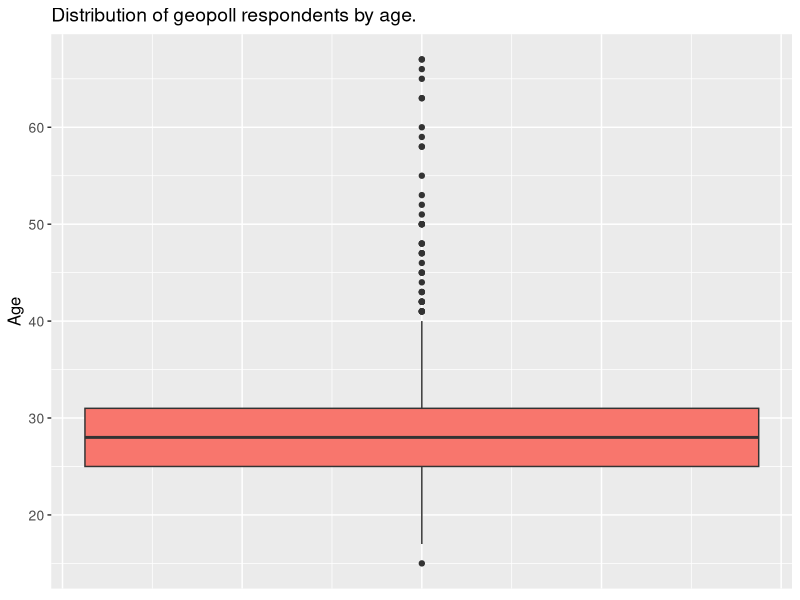
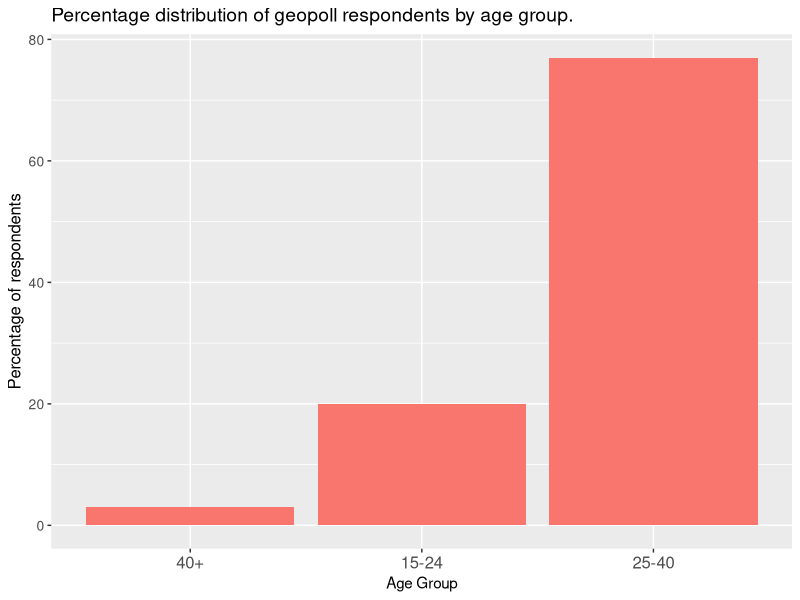
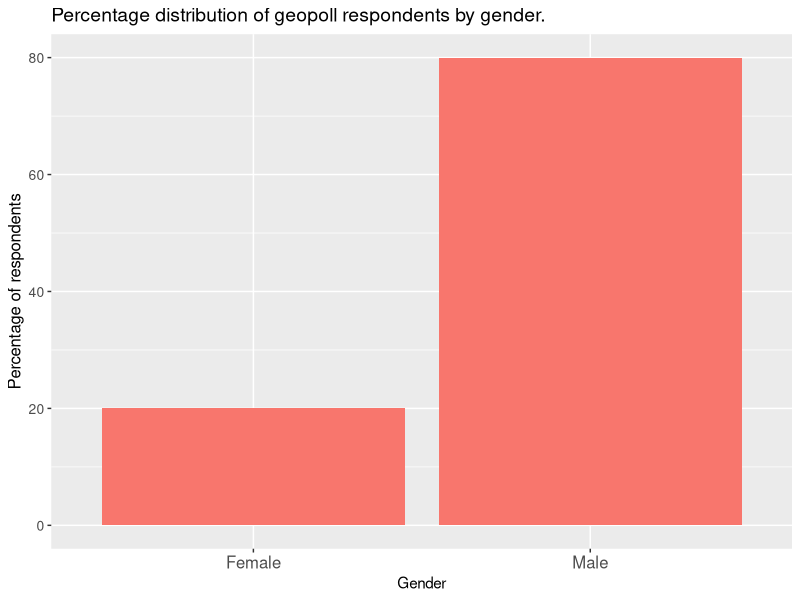
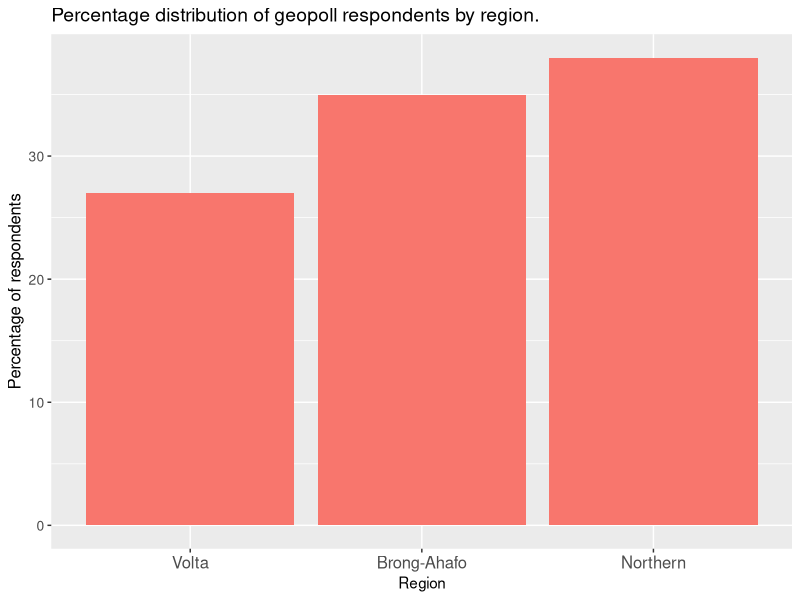
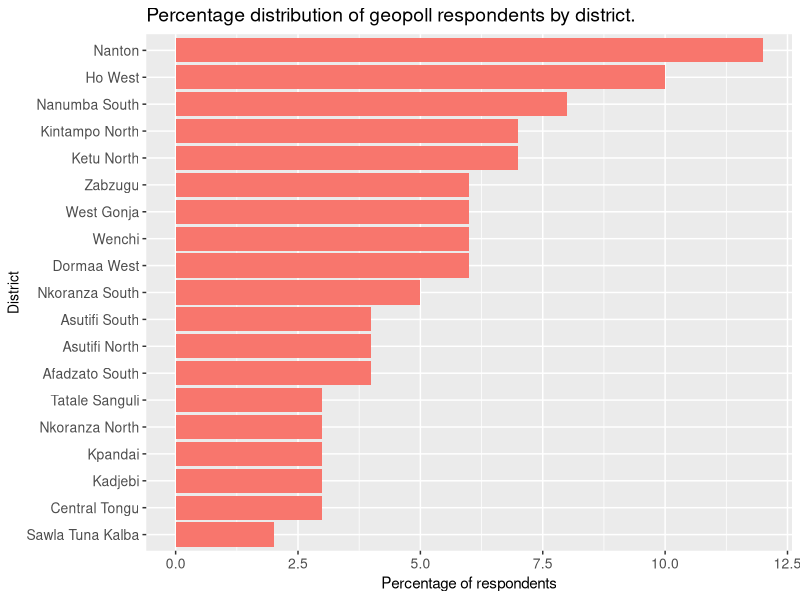
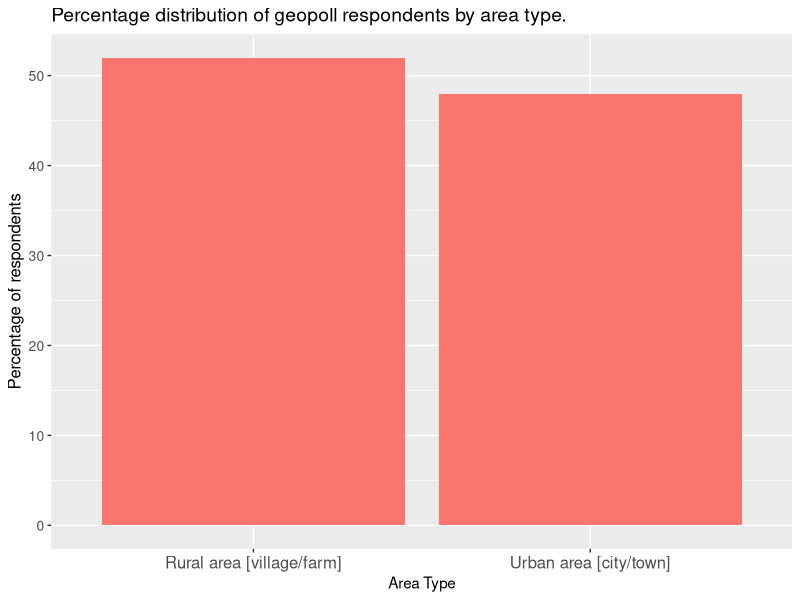
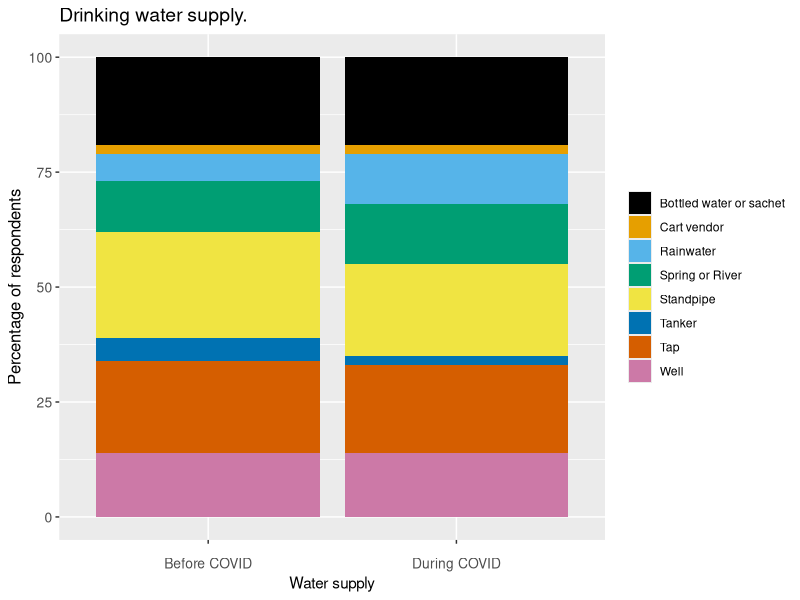
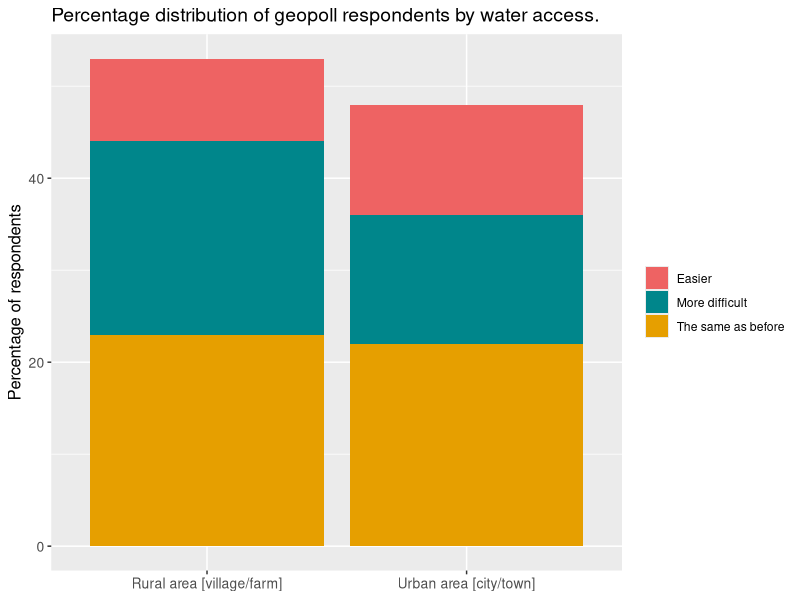

Write R code to recreate these figures, in order.
## ---- chunk 1
library(dplyr)
library(ggplot2)
library(readr)
library(tidyr)
## ---- chunk 2
geopoll_df<-read_csv("./www/geopollpretest.csv")
head(geopoll_df)
#names(geopoll_df)
#str(geopoll_df)
#summary(geopoll_df)
## ---- chunk 3
ggplot(data = geopoll_df,aes(y=Age))+
  geom_boxplot(aes(fill="red"))+
  labs(
    title = "Distribution of geopoll respondents by age."
  )+
  guides(
    fill=FALSE
  )+
  theme(
    axis.text.x = element_blank(),
    axis.ticks.x = element_blank(),
    axis.title.y = element_text(size = 12),
    axis.text.y = element_text(size = 10),
    plot.title = element_text(size = 14)
  )

ggsave("./www/age_distribution.png")
## ---- chunk 4
geopoll_agegroup<-geopoll_df %>% count(AgeGroup) %>% mutate(percentage_people=round(100*n/sum(n),0))
#head(geopoll_agegroup)
ggplot(data = geopoll_agegroup,aes(x=reorder(AgeGroup,percentage_people),y=percentage_people))+
  geom_col(aes(fill="red"))+
  labs(
    title = "Percentage distribution of geopoll respondents by age group.",
    y="Percentage of respondents",
    x="Age Group"
  )+
  guides(
    fill=FALSE
  )+
  theme(
    axis.text.x = element_text(size = 12),
    axis.title.y = element_text(size = 12),
    axis.text.y = element_text(size = 10),
    plot.title = element_text(size = 14)
  )
ggsave("./www/agegroup_distribution.png")
## ---- chunk 5
geopoll_gender<-geopoll_df %>% count(Gender) %>% mutate(percentage_people=round(100*n/sum(n),0))
#head(geopoll_gender)
ggplot(data = geopoll_gender,aes(x=Gender,y=percentage_people))+
  geom_col(aes(fill="red"))+
  labs(
    title = "Percentage distribution of geopoll respondents by gender.",
    y="Percentage of respondents",
    x="Gender"
  )+
  guides(
    fill=FALSE
  )+
  theme(
    axis.text.x = element_text(size = 12),
    axis.title.y = element_text(size = 12),
    axis.text.y = element_text(size = 10),
    plot.title = element_text(size = 14)
  )
ggsave("./www/gender_distribution.png")
## ---- chunk 6
geopoll_region<-geopoll_df %>% count(Region) %>% mutate(percentage_people=round(100*n/sum(n),0))
#head(geopoll_region)
ggplot(data = geopoll_region,aes(x=reorder(Region,percentage_people),y=percentage_people))+
  geom_col(aes(fill="red"))+
  labs(
    title = "Percentage distribution of geopoll respondents by region.",
    y="Percentage of respondents",
    x="Region"
  )+
  guides(
    fill=FALSE
  )+
  theme(
    axis.text.x = element_text(size = 12),
    axis.title.y = element_text(size = 12),
    axis.text.y = element_text(size = 10),
    plot.title = element_text(size = 14)
  )
ggsave("./www/region_distribution.png")
## ---- chunk 7
geopoll_district<-geopoll_df %>% count(District) %>% mutate(percentage_people=round(100*n/sum(n),0))
#head(geopoll_district)

ggplot(data = geopoll_district,aes(x=reorder(District,percentage_people),y=percentage_people))+
  geom_col(aes(fill="red"))+
  labs(
    title = "Percentage distribution of geopoll respondents by district.",
    y="Percentage of respondents",
    x="District"
  )+
  guides(
    fill=FALSE
  )+
  coord_flip()+
  theme(
    axis.text.x = element_text(size = 10),
    axis.title.y = element_text(size = 10),
    axis.text.y = element_text(size = 10),
    plot.title = element_text(size = 14)
  )
ggsave("./www/district_distribution.png")
## ---- chunk 8
geopoll_area<-geopoll_df %>% count(Urban_Rural) %>% mutate(percentage_people=round(100*n/sum(n),0))
#head(geopoll_area)

ggplot(data = geopoll_area,aes(x=Urban_Rural,y=percentage_people))+
  geom_col(aes(fill="red"))+
  labs(
    title = "Percentage distribution of geopoll respondents by area type.",
    y="Percentage of respondents",
    x="Area Type"
  )+
  guides(
    fill=FALSE
  )+
  theme(
    axis.text.x = element_text(size = 12),
    axis.title.y = element_text(size = 12),
    axis.text.y = element_text(size = 10),
    plot.title = element_text(size = 14)
  )
ggsave("./www/areatype_distribution.png")
## ---- chunk 9
# geopoll_watersupply2<-geopoll_df %>% select(11:18,24:31) %>% gather(key = "Watersupply",value = "status",WaterSupply_Tap:'WaterSupplyBefore_Spring/River')%>% filter(status=="Yes")%>% count(Watersupply,status) %>% mutate(percentage_people=round(100*n/1337,1))

geopoll_watersupply<-read_csv("./www/watersupply.csv")

#defining custom color
lgnd_color<-c("#FFDB6D", "#C4961A", "#F4EDCA", 
                "#D16103", "#C3D7A4", "#52854C", "#4E84C4", "#293352")
lgnd_color2<-c("#000000", "#E69F00", "#56B4E9", "#009E73",
          "#F0E442", "#0072B2", "#D55E00", "#CC79A7")
#head(geopoll_watersupply)
ggplot(data = geopoll_watersupply,aes(x=Covid,y=percentage_people))+
  geom_col(aes(fill=Watersupply))+
  #geom_text(aes(label=percentage_people,group=percentage_people),hjust=1.5)+
  scale_fill_manual(values=lgnd_color2)+
  labs(
    title = "Drinking water supply.",
    y="Percentage of respondents",
    x="Water supply"
    
  )+
  theme(
    axis.text.x = element_text(size = 10,margin = margin(t=10)),
    axis.title.y = element_text(size = 12),
    axis.text.y = element_text(size = 10),
    plot.title = element_text(size = 14),
    legend.title = element_blank()
  )

#ggsave("./www/drinkingwater_supply_V2.png")
## ---- chunk 10
geopoll_wateraccess<-geopoll_df %>% count(Urban_Rural,WaterChange) %>% mutate(percentage_people=round(100*n/sum(n),0))
#head(geopoll_wateraccess)

ggplot(data = geopoll_wateraccess,aes(x=Urban_Rural,y=percentage_people))+
  geom_col(aes(fill=WaterChange))+
  scale_fill_manual(values = c("indianred2","turquoise4","#E69F00"))+
  labs(
    title = "Percentage distribution of geopoll respondents by water access.",
    y="Percentage of respondents"
  
  )+
  # guides(
  #   fill=FALSE
  # )+
  theme(
    axis.text.x = element_text(size = 10),
    axis.title.y = element_text(size = 12),
    axis.title.x = element_blank(),
    axis.text.y = element_text(size = 10),
    plot.title = element_text(size = 14),
    legend.title = element_blank()
  )
ggsave("./www/wateraccess_distribution_V2.png")
## ---- chunk 11
geopoll_watersource<-geopoll_df %>% count(Urban_Rural,SourceLocation) %>% mutate(percentage_people=round(100*n/sum(n),0))
head(geopoll_watersource)

ggplot(data = geopoll_watersource,aes(x=SourceLocation,y=percentage_people))+
  geom_col(aes(fill=Urban_Rural),position = "dodge")+
  labs(
    title = "Percentage distribution of geopoll respondents by water source location.",
    y="Percentage of respondents",
    x="Water source"
  )+
  # guides(
  #   fill=FALSE
  # )+
  theme(
    axis.text.x = element_text(size = 10),
    axis.title.y = element_text(size = 12),
    axis.text.y = element_text(size = 10),
    plot.title = element_text(size = 14),
    legend.title = element_blank()
  )
ggsave("./www/watersource_distribution.png")
## ---- chunk 12
#filtering before and after flow days
geopoll_flowdays<-geopoll_df %>% select(10,19,32) %>% rename(FlowDaysduring=FlowDays)
geopoll_flowdays2<-gather(geopoll_flowdays,key = "Type",value ="Days",FlowDaysduring,FlowDaysBefore)
#head(geopoll_flowdays2)
ggplot(data = geopoll_flowdays2,aes(y=Days))+
  geom_boxplot(aes(fill=Type))+
  scale_fill_discrete(labels=c("Flow days before COVID","Flow days during COVID"))+
  facet_wrap(~Urban_Rural)+
  labs(
    title = "Flow days distribution per area type"
  )+
  theme(
    axis.text.x = element_blank(),
    axis.ticks.x = element_blank(),
    axis.title.y = element_text(size = 12),
    axis.text.y = element_text(size = 10),
    plot.title = element_text(size = 14),
    legend.title = element_blank()
  )
#ggsave("./www/flowdays_distribution.png")
## ---- chunk 13

#filtering before and after flow hours
geopoll_flowhrs<-geopoll_df %>% select(10,20,33) %>% rename(FlowHoursduring=FlowHours)
geopoll_flowhrs2<-gather(geopoll_flowhrs,key = "Type",value = "Hours",FlowHoursduring,FlowHoursBefore)
#head(geopoll_flowhrs2)
ggplot(data = geopoll_flowhrs2,aes(y=Hours))+
  geom_boxplot(aes(fill=Type))+
  scale_fill_discrete(labels=c("Flow hours before COVID","Flow hours during COVID"))+
  facet_wrap(~Urban_Rural)+
  labs(
    title = "Flow hours distribution per area type"
  )+
  theme(
    axis.text.x = element_blank(),
    axis.ticks.x = element_blank(),
    axis.title.y = element_text(size = 12),
    axis.text.y = element_text(size = 10),
    plot.title = element_text(size = 14),
    legend.title = element_blank()
  )
#ggsave("./www/flowhours_distribution.png")

## ---- chunk 14
#filtering before and after payments
geopoll_pay<-geopoll_df %>% select(10,22,34) %>% rename(WaterPayduring=WaterPay) %>% gather(key = "Type",value = "Pay",WaterPayduring,WaterPayBefore)
#head(geopoll_pay)
ggplot(data = geopoll_pay,aes(y=Pay))+
  geom_boxplot(aes(fill=Type))+
  scale_fill_discrete(labels=c("Payment before COVID","Payment during COVID"))+
  facet_wrap(~Urban_Rural)+
  labs(
    title = "Water payment per area type",
    y="GHC"
  )+
  theme(
    axis.text.x = element_blank(),
    axis.ticks.x = element_blank(),
    axis.title.y = element_text(size = 12),
    axis.text.y = element_text(size = 10),
    plot.title = element_text(size = 14),
    legend.title = element_blank()
  )
#ggsave("./www/water_payment.png")
